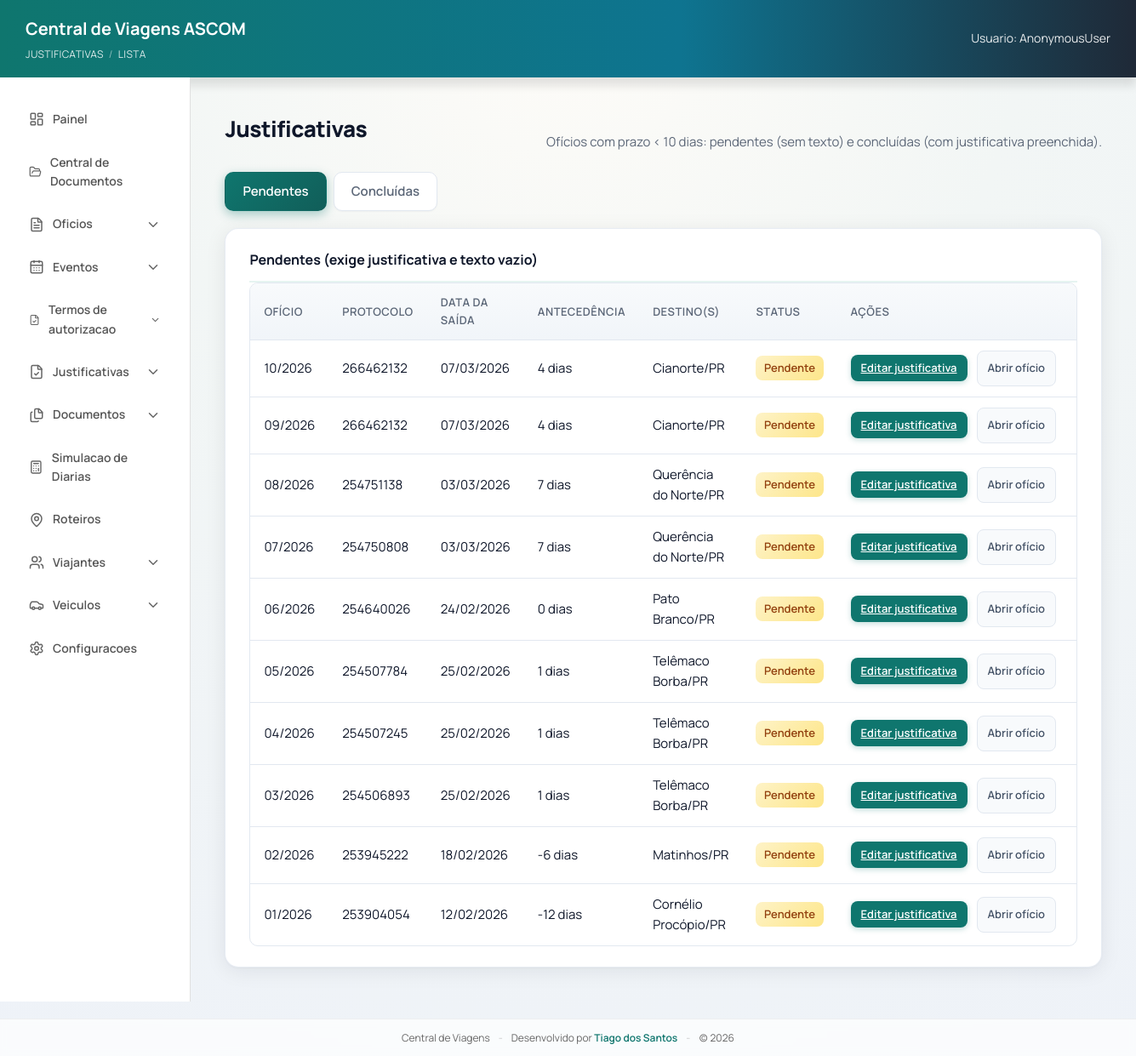
Page /justificativas/ on the earlier database version.
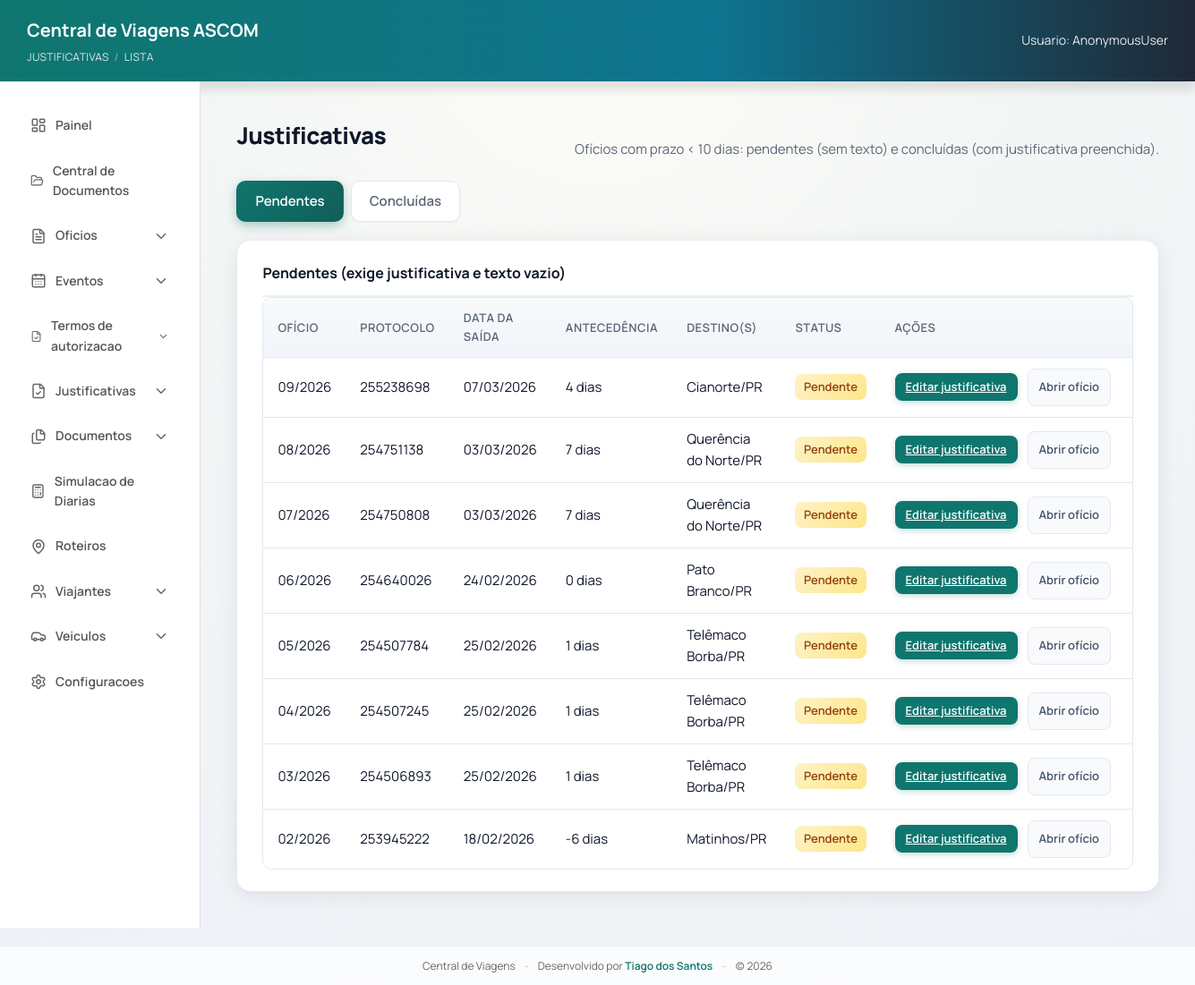
Same page on the later database version.
### viagens/models.py (models this page shows, shortened)
class Oficio(models.Model):
    class Status(models.TextChoices):
        DRAFT = "DRAFT", "Rascunho"
        FINAL = "FINAL", "Finalizado"
    class AssuntoTipo(models.TextChoices):
        AUTORIZACAO = "AUTORIZACAO", "Autorizacao"
        CONVALIDACAO = "CONVALIDACAO", "Convalidacao"
    class CustosChoices(models.TextChoices):
        UNIDADE = "UNIDADE", "UNIDADE – DPC (diária e combustível serão custeados pela DPC)."
        OUTRA_INSTITUICAO = "OUTRA_INSTITUICAO", "OUTRA INSTITUIÇÃO"
        SEM_ONUS = "SEM_ONUS", "Com ônus limitados aos próprios vencimentos"
    class CusteioTipoChoices(models.TextChoices):
        UNIDADE = "UNIDADE", "UNIDADE - DPC (diarias e combustivel serao custeados pela DPC)."
        OUTRA_INSTITUICAO = "OUTRA_INSTITUICAO", "OUTRA INSTITUICAO"
        ONUS_LIMITADOS = "ONUS_LIMITADOS", "ONUS LIMITADOS AOS PROPRIOS VENCIMENTOS"
    class DestinoChoices(models.TextChoices):
        GAB = "GAB", "GABINETE DO DELEGADO GERAL ADJUNTO"
        SESP = "SESP", "SESP"
    acao = models.ForeignKey(
        AcaoInstitucional,
        on_delete=models.SET_NULL,
        related_name="oficios",
        null=True,
        blank=True,
        verbose_name="Acao Institucional",
    )
    evento = models.ForeignKey(
        "Evento",
        on_delete=models.SET_NULL,
        related_name="oficios",
        null=True,
        blank=True,
        verbose_name="Evento (pacote)",
    )
    roteiro = models.ForeignKey(
        "Roteiro",
        on_delete=models.SET_NULL,
        related_name="oficios_como_roteiro",
        null=True,
        blank=True,
        verbose_name="Roteiro de Viagem",
    )
    oficio = models.CharField(max_length=50, blank=True, default="")
    numero = models.PositiveIntegerField(null=True, blank=True, db_index=True)
    ano = models.PositiveIntegerField(null=True, blank=True, db_index=True)
    protocolo = models.CharField(max_length=80, blank=True, default="")
    destino = models.CharField(
        max_length=40,
        choices=DestinoChoices.choices,
        default=DestinoChoices.GAB,
        editable=False,
    )
    status = models.CharField(
        max_length=20,
        choices=Status.choices,
        default=Status.DRAFT,
        db_index=True,
    )
    assunto = models.CharField(max_length=200, blank=True)
    assunto_tipo = models.CharField(
        max_length=20,
        choices=AssuntoTipo.choices,
        default=AssuntoTipo.AUTORIZACAO,
    )
    tipo_destino = models.CharField(
        max_length=20,
        blank=True,
        choices=[
            ("INTERIOR", "Interior"),
            ("CAPITAL", "Capital"),
            ("BRASILIA", "Brasilia"),
        ],
    )
    estado_sede = models.ForeignKey(
        Estado,
        on_delete=models.SET_NULL,
        null=True,
        blank=True,
        related_name="oficios_sede",
    )
    cidade_sede = models.ForeignKey(
        Cidade,
        on_delete=models.SET_NULL,
        null=True,
        blank=True,
        related_name="oficios_sede",
    )
    estado_destino = models.ForeignKey(
        Estado,
        on_delete=models.SET_NULL,
        null=True,
        blank=True,
        related_name="oficios_destino",
    )
    cidade_destino = models.ForeignKey(
        Cidade,
        on_delete=models.SET_NULL,
        null=True,
        blank=True,
        related_name="oficios_destino",
    )
    roteiro_ida_saida_local = models.CharField(max_length=200, blank=True)
    roteiro_ida_saida_datahora = models.CharField(max_length=200, blank=True)
    roteiro_ida_chegada_local = models.CharField(max_length=200, blank=True)
    roteiro_ida_chegada_datahora = models.CharField(max_length=200, blank=True)
    roteiro_volta_saida_local = models.CharField(max_length=200, blank=True)
    roteiro_volta_saida_datahora = models.CharField(max_length=200, blank=True)
    roteiro_volta_chegada_local = models.CharField(max_length=200, blank=True)
    roteiro_volta_chegada_datahora = models.CharField(max_length=200, blank=True)
    retorno_saida_cidade = models.CharField(max_length=120, blank=True)
    retorno_saida_data = models.DateField(null=True, blank=True)
    retorno_saida_hora = models.TimeField(null=True, blank=True)
    retorno_chegada_cidade = models.CharField(max_length=120, blank=True)
    retorno_chegada_data = models.DateField(null=True, blank=True)
    retorno_chegada_hora = models.TimeField(null=True, blank=True)
    quantidade_diarias = models.CharField(max_length=120, blank=True)
    valor_diarias = models.CharField(max_length=120, blank=True)
    valor_diarias_extenso = models.CharField(max_length=200, blank=True)
    tipo_viatura = models.CharField(
        max_length=20,
        blank=True,
        choices=[("CARACTERIZADA", "Caracterizada"), ("DESCARACTERIZADA", "Descaracterizada")],
        default="DESCARACTERIZADA"
    )
    tipo_custeio = models.CharField(
        max_length=30,
        blank=True,
        choices=[
            ("UNIDADE", "Unidade"),
            ("OUTRA_INSTITUICAO", "Outra instituicao"),
            ("SEM_ONUS", "Sem onus"),
        ],
    )
    custeio_tipo = models.CharField(
        max_length=30,
        blank=True,
        choices=CusteioTipoChoices.choices,
        default=CusteioTipoChoices.UNIDADE,
    )
    custeio_texto_override = models.TextField(blank=True, default="")
    custos = models.CharField(
        max_length=20,
        choices=CustosChoices.choices,
        default=CustosChoices.UNIDADE,
    )
    nome_instituicao_custeio = models.CharField(
        max_length=200,
        blank=True,
        default="",
    )
    google_doc_id = models.CharField(max_length=200, blank=True)
    google_doc_url = models.URLField(blank=True)
    pdf_file_id = models.CharField(max_length=200, blank=True)
    pdf_url = models.URLField(blank=True)
    placa = models.CharField(max_length=10, blank=True)
    modelo = models.CharField(max_length=120, blank=True)
    combustivel = models.CharField(max_length=80, blank=True)
    motorista = models.CharField(max_length=120, blank=True)
    motorista_oficio = models.CharField(max_length=80, blank=True)
    motorista_oficio_numero = models.PositiveIntegerField(null=True, blank=True)
    motorista_oficio_ano = models.PositiveIntegerField(null=True, blank=True)
    motorista_protocolo = models.CharField(max_length=80, blank=True)
    motorista_carona = models.BooleanField(default=False)
    motorista_viajante = models.ForeignKey(
        Viajante,
        on_delete=models.SET_NULL,
        null=True,
        blank=True,
        related_name="oficios_motorista",
    )
    carona_oficio_referencia = models.ForeignKey(
        "self",
        on_delete=models.SET_NULL,
        null=True,
        blank=True,
        related_name="oficios_que_usam_como_carona",
    )
    motivo = models.TextField(blank=True)
    justificativa_modelo = models.CharField(
        max_length=80,
        blank=True,
        default="",
        help_text="Código do modelo de justificativa usado (ex: recebimento_tardio).",
    )
    justificativa_texto = models.TextField(
        blank=True,
        default="",
        help_text="Texto da justificativa preenchido (prazo < 10 dias). Preenchido desbloqueia geração do ofício.",
    )
    veiculo = models.ForeignKey(
        Veiculo,
        on_delete=models.SET_NULL,
        null=True,
        blank=True,
        related_name="oficios",
    )
    viajantes = models.ManyToManyField(
        Viajante,
        through="OficioViajante",
        related_name="oficios",
        blank=True,
    )
    created_at = models.DateTimeField(auto_now_add=True, db_index=True)
    updated_at = models.DateTimeField(auto_now=True)
    class Meta:
        constraints = [
            models.UniqueConstraint(
                fields=["ano", "numero"],
                name="uniq_oficio_numero_por_ano",
            )
        ]
    @property
    def numero_formatado(self) -> str:
        return format_oficio_num(self.numero, self.ano)

class Trecho(models.Model):
    oficio = models.ForeignKey(
        Oficio,
        on_delete=models.CASCADE,
        related_name="trechos",
    )
    ordem = models.PositiveIntegerField(default=1)
    origem_estado = models.ForeignKey(
        Estado,
        on_delete=models.SET_NULL,
        null=True,
        blank=True,
        related_name="trechos_origem",
    )
    origem_cidade = models.ForeignKey(
        Cidade,
        on_delete=models.SET_NULL,
        null=True,
        blank=True,
        related_name="trechos_origem",
    )
    destino_estado = models.ForeignKey(
        Estado,
        on_delete=models.SET_NULL,
        null=True,
        blank=True,
        related_name="trechos_destino",
    )
    destino_cidade = models.ForeignKey(
        Cidade,
        on_delete=models.SET_NULL,
        null=True,
        blank=True,
        related_name="trechos_destino",
    )
    saida_data = models.DateField(null=True, blank=True)
    saida_hora = models.TimeField(null=True, blank=True)
    chegada_data = models.DateField(null=True, blank=True)
    chegada_hora = models.TimeField(null=True, blank=True)
    distancia_km = models.DecimalField(
        max_digits=8, decimal_places=2, null=True, blank=True, verbose_name="Distância (km)"
    )
    duracao_minutos = models.PositiveIntegerField(
        null=True, blank=True, verbose_name="Duração (minutos)"
    )
    is_retorno = models.BooleanField(default=False, verbose_name="Trecho de retorno")
    tempo_pre_minutos = models.PositiveIntegerField(
        null=True, blank=True, verbose_name="Tempo auxiliar pré-saída (min)"
    )
    tempo_pos_minutos = models.PositiveIntegerField(
        null=True, blank=True, verbose_name="Tempo auxiliar pós-chegada (min)"
    )
    class Meta:
        ordering = ["ordem"]

### viagens/views/_shared.py (the view)
@require_GET
def justificativas_lista(request):
    from viagens.services.justificativa_helpers import (
        get_data_inicio_viagem,
        get_dias_antecedencia,
    )
    tab = (request.GET.get("tab") or "pendentes").strip().lower()
    if tab not in ("pendentes", "concluidas"):
        tab = "pendentes"
    pendentes, concluidas = _justificativa_lista_querysets()
    def _row(o):
        data_saida = get_data_inicio_viagem(o)
        dias = get_dias_antecedencia(o)
        destinos = ""
        if o.cidade_destino and o.estado_destino:
            destinos = f"{o.cidade_destino.nome}/{o.estado_destino.sigla}"
        else:
            destinos = o.get_destino_display() or "-"
        return {
            "oficio": o,
            "data_saida": data_saida,
            "dias_antecedencia": dias,
            "destinos": destinos,
        }
    pendentes_rows = [_row(o) for o in pendentes]
    concluidas_rows = [_row(o) for o in concluidas]
    return render(
        request,
        "viagens/justificativas_lista.html",
        {
            "tab": tab,
            "pendentes": pendentes_rows,
            "concluidas": concluidas_rows,
        },
    )

### viagens/context_processors.py (called while the page is built)
def mask_settings(request):
    return {
        "PROTOCOLO_MASK": getattr(settings, "PROTOCOLO_MASK", None),
        "CURRENT_YEAR": str(timezone.localdate().year),
    }

### viagens/services/justificativa_helpers.py (called while the page is built)
def _to_date(value) -> date | None:
    if value is None:
        return None
    if isinstance(value, date) and not isinstance(value, datetime):
        return value
    if isinstance(value, datetime):
        return value.date()
    if hasattr(value, "date"):
        return value.date()
    return None

def get_data_inicio_viagem(oficio: Oficio) -> date | None:
    datas = []
    for t in oficio.trechos.all():
        saida = getattr(t, "saida_data", None)
        if saida is not None:
            d = _to_date(saida)
            if d is not None:
                datas.append(d)
    return min(datas) if datas else None

def get_dias_antecedencia(oficio: Oficio) -> int | None:
    data_inicio = get_data_inicio_viagem(oficio)
    if data_inicio is None:
        return None
    created = getattr(oficio, "created_at", None)
    if created is None:
        return None
    data_criacao = _to_date(created)
    if data_criacao is None:
        return None
    return (data_inicio - data_criacao).days

### viagens/templates/viagens/justificativas_lista.html (shortened to what this page needs)
{% extends "viagens/base.html" %}
{% load static %}
{% block breadcrumb %}
  Justificativas <span class="breadcrumb-sep">/</span> Lista
{% endblock %}
{% block extra_head %}
  <link rel="stylesheet" href="{% static 'viagens/justificativas.css' %}" />
{% endblock %}
{% block content %}
  <div class="page-header justificativas-list-header">
    <h2 class="page-title">Justificativas</h2>
    <p class="page-subtitle">Ofícios com prazo &lt; 10 dias: pendentes (sem texto) e concluídas (com justificativa preenchida).</p>
  </div>
  <div class="justificativas-tabs">
    <a href="?tab=pendentes" class="justificativas-tab {% if tab == 'pendentes' %}active{% endif %}">Pendentes</a>
    <a href="?tab=concluidas" class="justificativas-tab {% if tab == 'concluidas' %}active{% endif %}">Concluídas</a>
  </div>
  <div class="card justificativas-card">
    {% if tab == 'pendentes' %}
      <h3 class="justificativas-card-title">Pendentes (exige justificativa e texto vazio)</h3>
      {% if pendentes %}
        <div class="justificativas-table-wrap">
          <table class="justificativas-table">
            <thead>
              <tr>
                <th>Ofício</th>
                <th>Protocolo</th>
                <th>Data da saída</th>
                <th>Antecedência</th>
                <th>Destino(s)</th>
                <th>Status</th>
                <th>Ações</th>
              </tr>
            </thead>
            <tbody>
              {% for row in pendentes %}
                <tr>
                  <td>{{ row.oficio.numero_formatado|default:row.oficio.oficio|default:"—" }}</td>
                  <td>{{ row.oficio.protocolo|default:"—" }}</td>
                  <td>{% if row.data_saida %}{{ row.data_saida|date:"d/m/Y" }}{% else %}—{% endif %}</td>
                  <td>{% if row.dias_antecedencia is not None %}{{ row.dias_antecedencia }} dias{% else %}—{% endif %}</td>
                  <td>{{ row.destinos }}</td>
                  <td><span class="status-badge status-pendente">Pendente</span></td>
                  <td class="justificativas-actions">
                    <a href="{% url 'justificativa_oficio' row.oficio.id %}?next=oficio_documentos" class="btn-sm btn-primary">Editar justificativa</a>
                    <a href="{% url 'oficio_documentos' row.oficio.id %}" class="btn-sm btn-clear">Abrir ofício</a>
                  </td>
                </tr>
              {% endfor %}
            </tbody>
          </table>
        </div>
      {% else %}
        <p class="justificativas-empty">Nenhum ofício pendente de justificativa.</p>
      {% endif %}
    {% endif %}
  </div>
{% endblock %}

Differences in the rows shown:
no longer on this page (row edited): Oficio: oficio.numero_formatado "10/2026", oficio.protocolo "266462132", data_saida "07/03/2026", dias_antecedencia "4", destinos "Cianorte/PR"
no longer on this page (row edited): Oficio: oficio.numero_formatado "01/2026", oficio.protocolo "253904054", data_saida "12/02/2026", dias_antecedencia "-12", destinos "Cornélio Procópio/PR"
changed Oficio "Cianorte/PR": oficio.protocolo "266462132" → "255238698"
